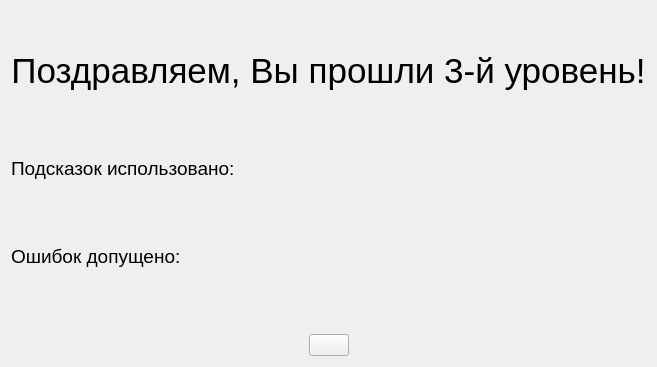
      <widget class="QWidget" name="page_36">
       <layout class="QVBoxLayout" name="verticalLayout_38">
        <item>
         <spacer name="verticalSpacer_28">
          <property name="orientation">
           <enum>Qt::Vertical</enum>
          </property>
          <property name="sizeHint" stdset="0">
           <size>
            <width>20</width>
            <height>40</height>
           </size>
          </property>
         </spacer>
        </item>
        <item>
         <widget class="QLabel" name="label_20">
          <property name="text">
           <string>&lt;html&gt;&lt;head/&gt;&lt;body&gt;&lt;p align=&quot;center&quot;&gt;&lt;span style=&quot; font-size:26pt;&quot;&gt;Поздравляем, Вы прошли 3-й уровень!&lt;/span&gt;&lt;/p&gt;&lt;/body&gt;&lt;/html&gt;</string>
          </property>
         </widget>
        </item>
        <item>
         <spacer name="verticalSpacer_15">
          <property name="orientation">
           <enum>Qt::Vertical</enum>
          </property>
          <property name="sizeHint" stdset="0">
           <size>
            <width>20</width>
            <height>60</height>
           </size>
          </property>
         </spacer>
        </item>
        <item>
         <layout class="QHBoxLayout" name="horizontalLayout_62">
          <item>
           <widget class="QLabel" name="label_21">
            <property name="styleSheet">
             <string notr="true">font-size:14pt;</string>
            </property>
            <property name="text">
             <string>&lt;html&gt;&lt;head/&gt;&lt;body&gt;&lt;p&gt;Подсказок использовано:&lt;/p&gt;&lt;/body&gt;&lt;/html&gt;</string>
            </property>
           </widget>
          </item>
          <item>
           <widget class="QLabel" name="hintlabel_3">
            <property name="styleSheet">
             <string notr="true">font-size:14pt;</string>
            </property>
            <property name="text">
             <string/>
            </property>
           </widget>
          </item>
         </layout>
        </item>
        <item>
         <spacer name="verticalSpacer_18">
          <property name="orientation">
           <enum>Qt::Vertical</enum>
          </property>
          <property name="sizeHint" stdset="0">
           <size>
            <width>20</width>
            <height>59</height>
           </size>
          </property>
         </spacer>
        </item>
        <item>
         <layout class="QHBoxLayout" name="horizontalLayout_63">
          <item>
           <widget class="QLabel" name="label_34">
            <property name="styleSheet">
             <string notr="true">font-size:14pt;</string>
            </property>
            <property name="text">
             <string>Ошибок допущено:</string>
            </property>
           </widget>
          </item>
          <item>
           <widget class="QLabel" name="mistakelabel_3">
            <property name="styleSheet">
             <string notr="true">font-size:14pt;</string>
            </property>
            <property name="text">
             <string/>
            </property>
           </widget>
          </item>
         </layout>
        </item>
        <item>
         <spacer name="verticalSpacer_19">
          <property name="orientation">
           <enum>Qt::Vertical</enum>
          </property>
          <property name="sizeHint" stdset="0">
           <size>
            <width>20</width>
            <height>60</height>
           </size>
          </property>
         </spacer>
        </item>
        <item>
         <layout class="QHBoxLayout" name="horizontalLayout_72">
          <item>
           <spacer name="horizontalSpacer_27">
            <property name="orientation">
             <enum>Qt::Horizontal</enum>
            </property>
            <property name="sizeHint" stdset="0">
             <size>
              <width>40</width>
              <height>20</height>
             </size>
            </property>
           </spacer>
          </item>
          <item>
           <widget class="QPushButton" name="next_3">
            <property name="cursor">
             <cursorShape>PointingHandCursor</cursorShape>
            </property>
            <property name="text">
             <string/>
            </property>
            <property name="icon">
             <iconset resource="files.qrc">
              <normaloff>:/icons/иконки/right-arrows.png</normaloff>:/icons/иконки/right-arrows.png</iconset>
            </property>
            <property name="iconSize">
             <size>
              <width>48</width>
              <height>48</height>
             </size>
            </property>
           </widget>
          </item>
          <item>
           <spacer name="horizontalSpacer_33">
            <property name="orientation">
             <enum>Qt::Horizontal</enum>
            </property>
            <property name="sizeHint" stdset="0">
             <size>
              <width>40</width>
              <height>20</height>
             </size>
            </property>
           </spacer>
          </item>
         </layout>
        </item>
       </layout>
      </widget>
